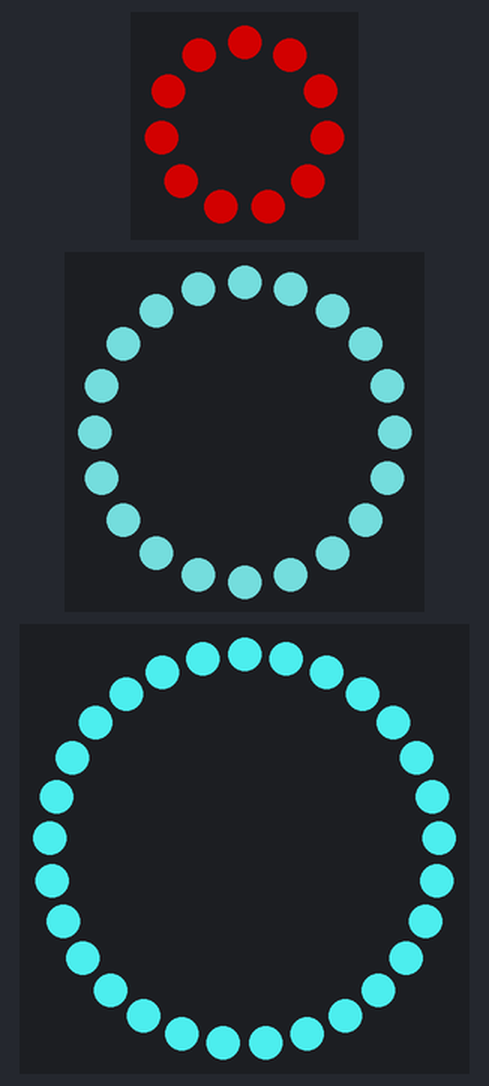
A sketch run on a simulated Arduino Uno, built with avr-gcc and run on an emulated ATmega328P. On the bench: 11 RGB LEDs in a ring, first at the top, clockwise, 20 RGB LEDs in a ring, first at the top, clockwise, 29 RGB LEDs in a ring, first at the top, clockwise. Dim RGB values are drawn brighter than linear.

Above: at 0.16 s.
At 5.52 s:
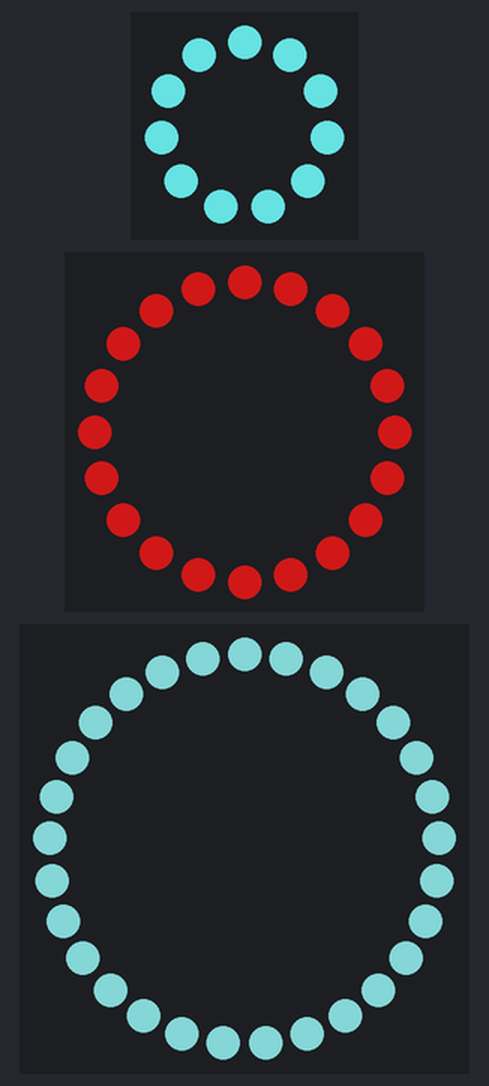
At 10.21 s:
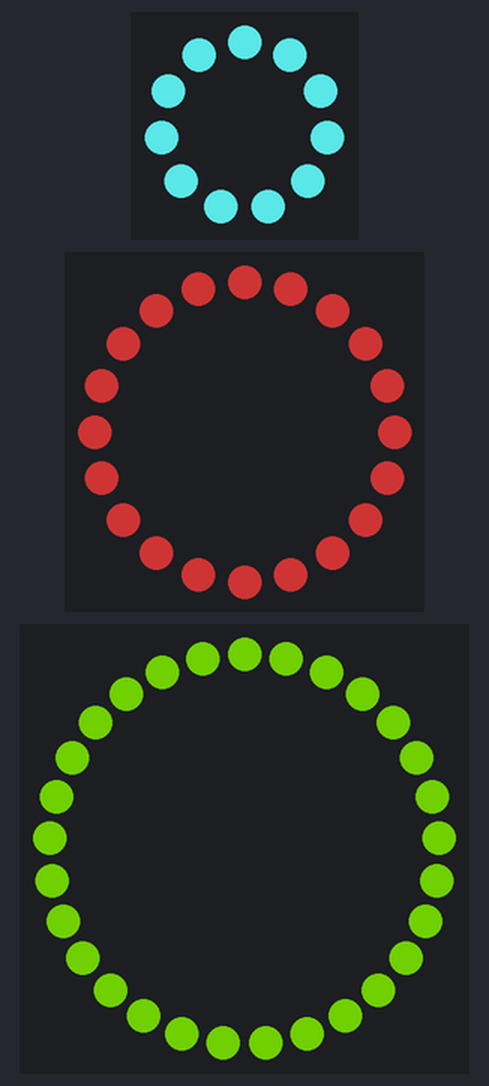
At 19.65 s:
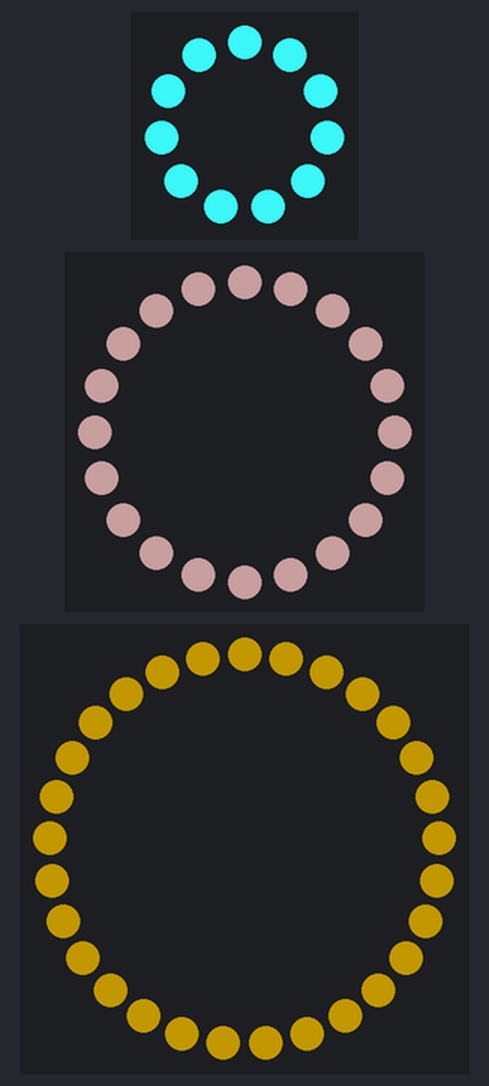
At 29.09 s:
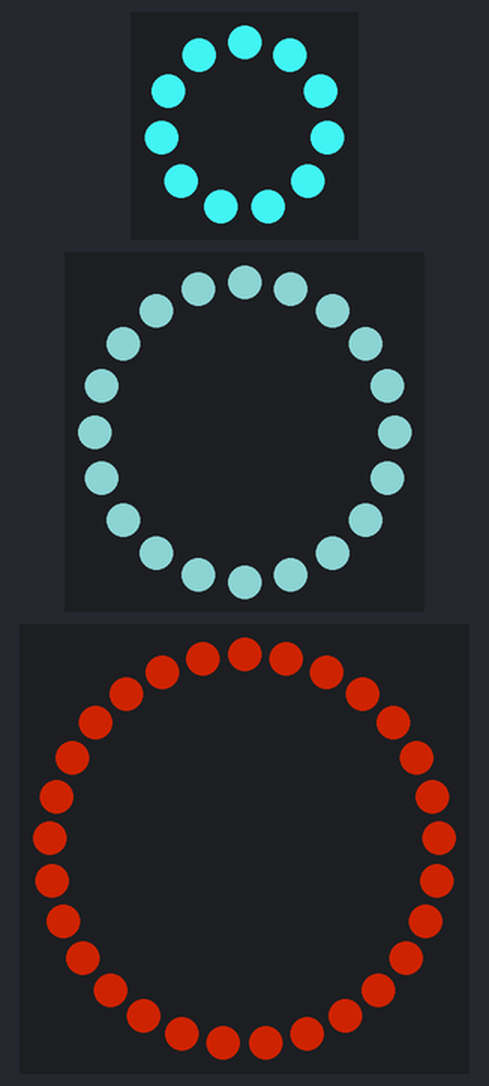
At 38.86 s:
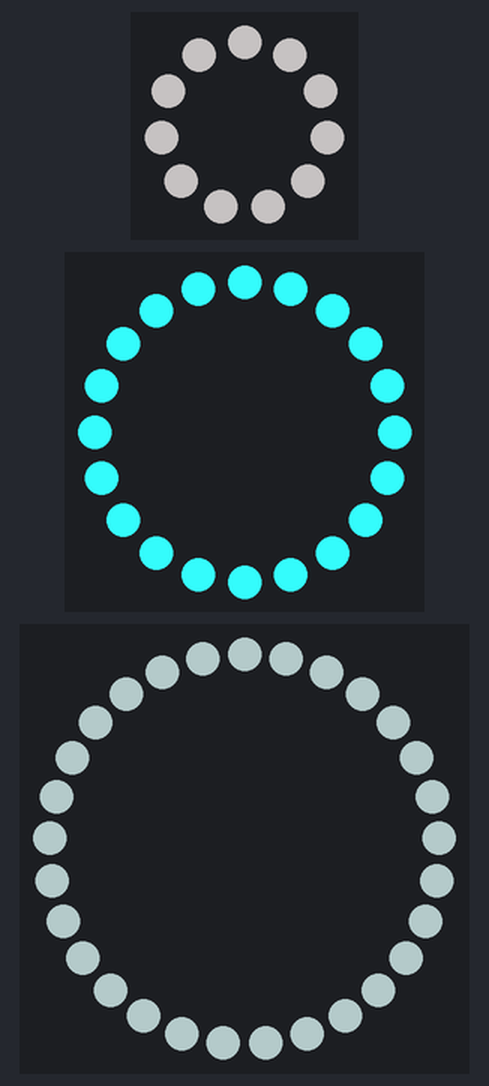

The sketch:

MultiColorFade1.ino
```cpp
#include <Adafruit_NeoPixel.h>
#ifdef __AVR__
  #include <avr/power.h>
#endif

#define PIN1 3
#define PIN2 5
#define PIN3 6

Adafruit_NeoPixel ring1 = Adafruit_NeoPixel(11, PIN1);
Adafruit_NeoPixel ring2 = Adafruit_NeoPixel(20, PIN2);
Adafruit_NeoPixel ring3 = Adafruit_NeoPixel(29, PIN3);

uint32_t Color1 = ring1.Color(127, 0, 0);
uint32_t Color2 = ring1.Color(51, 255, 255);
uint32_t Color3 = ring1.Color(51, 255, 255);

float r1, r2, r3, g1, g2, g3, b1, b2, b3;
float r1r1, r1r2, r1r3, r1g1, r1g2, r1g3, r1b1, r1b2, r1b3;
float r2r1, r2r2, r2r3, r2g1, r2g2, r2g3, r2b1, r2b2, r2b3;
float r3r1, r3r2, r3r3, r3g1, r3g2, r3g3, r3b1, r3b2, r3b3;
float R1RSlope1, R1GSlope1, R1BSlope1, R2RSlope1, R2GSlope1, R2BSlope1, R3RSlope1, R3GSlope1, R3BSlope1;
float RSlope2, GSlope2, BSlope2;

void setup()
{
  uint8_t  brightness = 250;

  ring1.begin();
  ring1.setBrightness(brightness);
  ring1.show();

  ring2.begin();
  ring2.setBrightness(brightness);
  ring2.show();

  ring3.begin();
  ring3.setBrightness(brightness);
  ring3.show();

  calcComp();
  varInit();
  calcSlopes1();
  calcSlopes2();
  calcSlopes3();

  Serial.begin(9600);
}

void loop() {

 Color3 = ring1.Color(51, 255, 255);

  for(int f=0; f<3; f++) {
    colorHandler(0);
  }

  Color3 = ring1.Color(0, 255, 0);
  colorHandler(0);

}

void colorHandler(int wait) {
  int i;
  int j;

  for(j=0; j<100; j++)
  {

      for(i=0; i<ring3.numPixels(); i++)
      {
        ring1.setPixelColor(i, Wheel1((j)));
        ring2.setPixelColor(i, Wheel2((j-30)));
        ring3.setPixelColor(i, Wheel3((j-60)));
      }

      ring1.show();
      ring2.show();
      ring3.show();

      delay(10);

  }
}

uint32_t Wheel1(float WheelPos) {

  float Red1, Green1, Blue1;

  if(WheelPos < 0) {
    WheelPos = WheelPos + 100;
  }

if((WheelPos == 0)&&(Color2 != Color3)) {
//  Color2 = Color3;
  calcComp();

  r1r2 = r3;
  r1g2 = g3;
  r1b2 = b3;

  calcSlopes1();

  R1RSlope1 = RSlope2;
  R1GSlope1 = GSlope2;
  R1BSlope1 = BSlope2;

}

  if(WheelPos < 50) {
    Red1 = r1r1 + R1RSlope1*WheelPos;
    Green1 = r1g1 + R1GSlope1*WheelPos;
    Blue1 = r1b1 + R1BSlope1*WheelPos;
  }

  else {
    Red1 = r1r2 - R1RSlope1*(WheelPos-50);
    Green1 = r1g2 - R1GSlope1*(WheelPos-50);
    Blue1 = r1b2 - R1BSlope1*(WheelPos-50);
  }

//  Serial.print("\nColor3 = ");
//  Serial.print(Color3);
//  Serial.print("\nWheelPos = ");
//  Serial.print(WheelPos);
//  Serial.print("\ng3 = ");
//  Serial.print(g3);
//  Serial.print("\nr2g2 = ");
//  Serial.print(r1g2);
//  Serial.print("\nGreen");
//  Serial.print(Green1);
  return ring1.Color(Red1, Green1, Blue1);
}

uint32_t Wheel2(float WheelPos) {

  float Red2, Green2, Blue2;

  if(WheelPos < 0) {
    WheelPos = WheelPos + 100;
  }

if((WheelPos == 0)&&(Color2 != Color3)) {
//  Color2 = Color3;
  calcComp();

  r2r2 = r3;
  r2g2 = g3;
  r2b2 = b3;

  calcSlopes2();
  R2RSlope1 = RSlope2;
  R2GSlope1 = GSlope2;
  R2BSlope1 = BSlope2;

}

  if(WheelPos < 50) {
    Red2 = r2r1 + R2RSlope1*WheelPos;
    Green2 = r2g1 + R2GSlope1*WheelPos;
    Blue2 = r2b1 + R2BSlope1*WheelPos;
  }

  else {
    Red2 = r2r2 - R2RSlope1*(WheelPos-50);
    Green2 = r2g2 - R2GSlope1*(WheelPos-50);
    Blue2 = r2b2 - R2BSlope1*(WheelPos-50);
  }

//  Serial.print("\nColor3 = ");
//  Serial.print(Color3);
//  Serial.print("\nWheelPos = ");
//  Serial.print(WheelPos);
//  Serial.print("\ng3 = ");
//  Serial.print(g3);
//  Serial.print("\nRed2 = ");
//  Serial.print(Red2);
//  Serial.print("\nGreen");
//  Serial.print(Green2);
  return ring1.Color(Red2, Green2, Blue2);
}

uint32_t Wheel3(float WheelPos) {

  float Red3, Green3, Blue3;

  if(WheelPos < 0) {
    WheelPos = WheelPos + 100;
  }

if((WheelPos == 0)&&(Color2 != Color3)) {
  Color2 = Color3;
  calcComp();

  r3r2 = r3;
  r3g2 = g3;
  r3b2 = b3;

  calcSlopes3();
  R3RSlope1 = RSlope2;
  R3GSlope1 = GSlope2;
  R3BSlope1 = BSlope2;

}

  if(WheelPos < 50) {
    Red3 = r3r1 + R3RSlope1*WheelPos;
    Green3 = r3g1 + R3GSlope1*WheelPos;
    Blue3 = r3b1 + R3BSlope1*WheelPos;
  }

  else {
    Red3 = r3r2 - R3RSlope1*(WheelPos-50);
    Green3 = r3g2 - R3GSlope1*(WheelPos-50);
    Blue3 = r3b2 - R3BSlope1*(WheelPos-50);
  }

//  Serial.print("\nColor3 = ");
//  Serial.print(Color3);
//  Serial.print("\nWheelPos = ");
//  Serial.print(WheelPos);
//  Serial.print("\ng3 = ");
//  Serial.print(g3);
//  Serial.print("\nRed3 = ");
//  Serial.print(Red3);
//  Serial.print("\nGreen");
//  Serial.print(Green2);
  return ring1.Color(Red3, Green3, Blue3);
}

void calcComp() {

  r1 = (Color1 & 0xff0000)/(0x10000);
  g1 = (Color1 & 0xff00)/(0x100);
  b1 = (Color1 & 0xff);

  r2 = (Color2 & 0xff0000)/(0x10000);
  g2 = (Color2 & 0xff00)/(0x100);
  b2 = (Color2 & 0xff);

  r3 = (Color3 & 0xff0000)/(0x10000);
  g3 = (Color3 & 0xff00)/(0x100);
  b3 = (Color3 & 0xff);
}

void calcSlopes1() {

  R1RSlope1 = (r2-r1)/50;
  R1GSlope1 = (g2-g1)/50;
  R1BSlope1 = (b2-b1)/50;

  RSlope2 = (r3-r1)/50;
  GSlope2 = (g3-g1)/50;
  BSlope2 = (b3-b1)/50;

}

void calcSlopes2() {

  R2RSlope1 = (r2-r1)/50;
  R2GSlope1 = (g2-g1)/50;
  R2BSlope1 = (b2-b1)/50;

  RSlope2 = (r3-r1)/50;
  GSlope2 = (g3-g1)/50;
  BSlope2 = (b3-b1)/50;

}

void calcSlopes3() {

  R3RSlope1 = (r2-r1)/50;
  R3GSlope1 = (g2-g1)/50;
  R3BSlope1 = (b2-b1)/50;

  RSlope2 = (r3-r1)/50;
  GSlope2 = (g3-g1)/50;
  BSlope2 = (b3-b1)/50;

}

void varInit() {
  r1r1 = r1;
  r1r2 = r2;
  r1r3 = r3;
  r1g1 = g1;
  r1g2 = g2;
  r1g3 = g3;
  r1b1 = b1;
  r1b2 = b2;
  r1b3 = b3;

  r2r1 = r1;
  r2r2 = r2;
  r2r3 = r3;
  r2g1 = g1;
  r2g2 = g2;
  r2g3 = g3;
  r2b1 = b1;
  r2b2 = b2;
  r2b3 = b3;

  r3r1 = r1;
  r3r2 = r2;
  r3r3 = r3;
  r3g1 = g1;
  r3g2 = g2;
  r3g3 = g3;
  r3b1 = b1;
  r3b2 = b2;
  r3b3 = b3;
}
```
